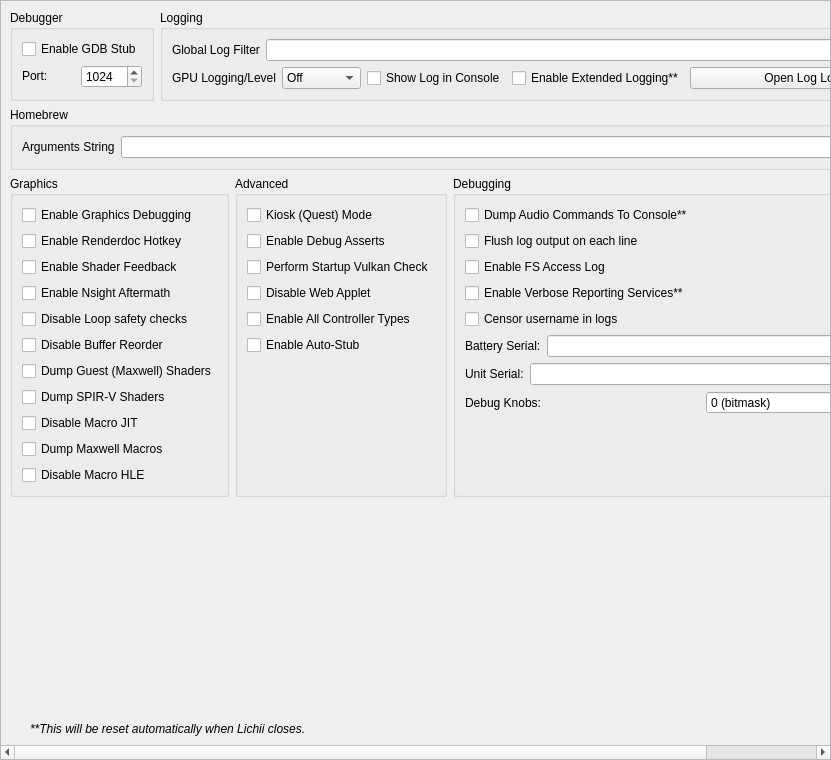
<?xml version="1.0" encoding="UTF-8"?>
<ui version="4.0">
 <class>ConfigureDebug</class>
 <widget class="QScrollArea" name="ConfigureDebug">
  <property name="geometry">
   <rect>
    <x>0</x>
    <y>0</y>
    <width>831</width>
    <height>760</height>
   </rect>
  </property>
  <property name="widgetResizable">
   <bool>true</bool>
  </property>
  <widget class="QWidget" name="widget">
   <property name="geometry">
    <rect>
     <x>0</x>
     <y>0</y>
     <width>829</width>
     <height>758</height>
    </rect>
   </property>
   <layout class="QVBoxLayout" name="verticalLayout_1">
    <item>
     <layout class="QHBoxLayout" name="horizontalLayout">
      <property name="topMargin">
       <number>0</number>
      </property>
      <item>
       <widget class="QGroupBox" name="groupBox">
        <property name="sizePolicy">
         <sizepolicy hsizetype="Preferred" vsizetype="Preferred">
          <horstretch>0</horstretch>
          <verstretch>0</verstretch>
         </sizepolicy>
        </property>
        <property name="title">
         <string>Debugger</string>
        </property>
        <property name="alignment">
         <set>Qt::AlignmentFlag::AlignLeading|Qt::AlignmentFlag::AlignLeft|Qt::AlignmentFlag::AlignTop</set>
        </property>
        <property name="flat">
         <bool>false</bool>
        </property>
        <property name="checkable">
         <bool>false</bool>
        </property>
        <layout class="QVBoxLayout" name="verticalLayout_3">
         <item>
          <widget class="QWidget" name="debug_widget" native="true">
           <property name="sizePolicy">
            <sizepolicy hsizetype="Preferred" vsizetype="Maximum">
             <horstretch>0</horstretch>
             <verstretch>0</verstretch>
            </sizepolicy>
           </property>
           <layout class="QVBoxLayout" name="verticalLayout">
            <property name="sizeConstraint">
             <enum>QLayout::SizeConstraint::SetDefaultConstraint</enum>
            </property>
            <property name="leftMargin">
             <number>0</number>
            </property>
            <property name="topMargin">
             <number>0</number>
            </property>
            <property name="rightMargin">
             <number>0</number>
            </property>
            <property name="bottomMargin">
             <number>0</number>
            </property>
            <item>
             <widget class="QCheckBox" name="toggle_gdbstub">
              <property name="sizePolicy">
               <sizepolicy hsizetype="Maximum" vsizetype="Maximum">
                <horstretch>0</horstretch>
                <verstretch>0</verstretch>
               </sizepolicy>
              </property>
              <property name="text">
               <string>Enable GDB Stub</string>
              </property>
             </widget>
            </item>
            <item>
             <widget class="QWidget" name="horizontalWidget_3" native="true">
              <property name="sizePolicy">
               <sizepolicy hsizetype="Preferred" vsizetype="Maximum">
                <horstretch>0</horstretch>
                <verstretch>0</verstretch>
               </sizepolicy>
              </property>
              <layout class="QHBoxLayout" name="horizontalLayout_3">
               <property name="leftMargin">
                <number>0</number>
               </property>
               <property name="topMargin">
                <number>0</number>
               </property>
               <property name="rightMargin">
                <number>0</number>
               </property>
               <property name="bottomMargin">
                <number>0</number>
               </property>
               <item>
                <widget class="QLabel" name="label_11">
                 <property name="sizePolicy">
                  <sizepolicy hsizetype="Minimum" vsizetype="Maximum">
                   <horstretch>0</horstretch>
                   <verstretch>0</verstretch>
                  </sizepolicy>
                 </property>
                 <property name="text">
                  <string>Port:</string>
                 </property>
                </widget>
               </item>
               <item>
                <widget class="QSpinBox" name="gdbport_spinbox">
                 <property name="sizePolicy">
                  <sizepolicy hsizetype="Preferred" vsizetype="Maximum">
                   <horstretch>0</horstretch>
                   <verstretch>0</verstretch>
                  </sizepolicy>
                 </property>
                 <property name="minimum">
                  <number>1024</number>
                 </property>
                 <property name="maximum">
                  <number>65535</number>
                 </property>
                </widget>
               </item>
              </layout>
             </widget>
            </item>
           </layout>
          </widget>
         </item>
        </layout>
       </widget>
      </item>
      <item>
       <widget class="QGroupBox" name="groupBox_2">
        <property name="sizePolicy">
         <sizepolicy hsizetype="Expanding" vsizetype="Preferred">
          <horstretch>0</horstretch>
          <verstretch>0</verstretch>
         </sizepolicy>
        </property>
        <property name="title">
         <string>Logging</string>
        </property>
        <layout class="QGridLayout" name="gridLayout_1">
         <item row="0" column="0" colspan="4">
          <widget class="QWidget" name="logging_widget" native="true">
           <property name="sizePolicy">
            <sizepolicy hsizetype="Preferred" vsizetype="Maximum">
             <horstretch>0</horstretch>
             <verstretch>0</verstretch>
            </sizepolicy>
           </property>
           <layout class="QHBoxLayout" name="horizontalLayout_1">
            <property name="leftMargin">
             <number>0</number>
            </property>
            <property name="topMargin">
             <number>0</number>
            </property>
            <property name="rightMargin">
             <number>0</number>
            </property>
            <property name="bottomMargin">
             <number>0</number>
            </property>
            <item>
             <widget class="QLabel" name="label_1">
              <property name="sizePolicy">
               <sizepolicy hsizetype="Preferred" vsizetype="Preferred">
                <horstretch>0</horstretch>
                <verstretch>0</verstretch>
               </sizepolicy>
              </property>
              <property name="text">
               <string>Global Log Filter</string>
              </property>
             </widget>
            </item>
            <item>
             <widget class="QLineEdit" name="log_filter_edit"/>
            </item>
           </layout>
          </widget>
         </item>
         <item row="1" column="0">
          <widget class="QWidget" name="gpu_log_level_widget" native="true">
           <property name="sizePolicy">
            <sizepolicy hsizetype="Preferred" vsizetype="Maximum">
             <horstretch>0</horstretch>
             <verstretch>0</verstretch>
            </sizepolicy>
           </property>
           <layout class="QHBoxLayout" name="gpu_log_level_layout">
            <property name="leftMargin">
             <number>0</number>
            </property>
            <property name="topMargin">
             <number>0</number>
            </property>
            <property name="rightMargin">
             <number>0</number>
            </property>
            <property name="bottomMargin">
             <number>0</number>
            </property>
            <item>
             <widget class="QLabel" name="gpu_log_level_label">
              <property name="text">
               <string>GPU Logging/Level</string>
              </property>
             </widget>
            </item>
            <item>
             <widget class="QComboBox" name="gpu_log_level">
              <property name="toolTip">
               <string>Detail level for GPU logs. Off disables logging entirely.</string>
              </property>
              <item>
               <property name="text">
                <string>Off</string>
               </property>
              </item>
              <item>
               <property name="text">
                <string>Errors</string>
               </property>
              </item>
              <item>
               <property name="text">
                <string>Standard</string>
               </property>
              </item>
              <item>
               <property name="text">
                <string>Verbose</string>
               </property>
              </item>
              <item>
               <property name="text">
                <string>All</string>
               </property>
              </item>
             </widget>
            </item>
           </layout>
          </widget>
         </item>
         <item row="1" column="1">
          <widget class="QCheckBox" name="toggle_console">
           <property name="text">
            <string>Show Log in Console</string>
           </property>
          </widget>
         </item>
         <item row="1" column="2">
          <widget class="QCheckBox" name="extended_logging">
           <property name="enabled">
            <bool>true</bool>
           </property>
           <property name="toolTip">
            <string>When checked, the max size of the log increases from 100 MB to 1 GB</string>
           </property>
           <property name="text">
            <string>Enable Extended Logging**</string>
           </property>
          </widget>
         </item>
         <item row="1" column="3">
          <widget class="QPushButton" name="open_log_button">
           <property name="sizePolicy">
            <sizepolicy hsizetype="Expanding" vsizetype="Maximum">
             <horstretch>1</horstretch>
             <verstretch>0</verstretch>
            </sizepolicy>
           </property>
           <property name="minimumSize">
            <size>
             <width>250</width>
             <height>0</height>
            </size>
           </property>
           <property name="text">
            <string>Open Log Location</string>
           </property>
          </widget>
         </item>
        </layout>
       </widget>
      </item>
     </layout>
    </item>
    <item>
     <widget class="QGroupBox" name="groupBox_3">
      <property name="title">
       <string>Homebrew</string>
      </property>
      <layout class="QVBoxLayout" name="verticalLayout_5">
       <item>
        <layout class="QHBoxLayout" name="horizontalLayout_4">
         <item>
          <widget class="QLabel" name="label_3">
           <property name="text">
            <string>Arguments String</string>
           </property>
          </widget>
         </item>
         <item>
          <widget class="QLineEdit" name="homebrew_args_edit"/>
         </item>
        </layout>
       </item>
      </layout>
     </widget>
    </item>
    <item>
     <layout class="QHBoxLayout" name="horizontalLayout_2">
      <item>
       <widget class="QGroupBox" name="groupBox_4">
        <property name="title">
         <string>Graphics</string>
        </property>
        <layout class="QGridLayout" name="gridLayout_2">
         <item row="4" column="0">
          <widget class="QCheckBox" name="disable_loop_safety_checks">
           <property name="toolTip">
            <string>When checked, it executes shaders without loop logic changes</string>
           </property>
           <property name="text">
            <string>Disable Loop safety checks</string>
           </property>
          </widget>
         </item>
         <item row="9" column="0">
          <widget class="QCheckBox" name="dump_macros">
           <property name="enabled">
            <bool>true</bool>
           </property>
           <property name="toolTip">
            <string>When checked, it will dump all the macro programs of the GPU</string>
           </property>
           <property name="text">
            <string>Dump Maxwell Macros</string>
           </property>
          </widget>
         </item>
         <item row="3" column="0">
          <widget class="QCheckBox" name="enable_nsight_aftermath">
           <property name="toolTip">
            <string>When checked, it enables Nsight Aftermath crash dumps</string>
           </property>
           <property name="text">
            <string>Enable Nsight Aftermath</string>
           </property>
          </widget>
         </item>
         <item row="6" column="0">
          <widget class="QCheckBox" name="dump_guest_shaders">
           <property name="enabled">
            <bool>true</bool>
           </property>
           <property name="toolTip">
            <string>When checked, it will dump original Maxwell guest shader bytecode (the input to the recompiler) as .ash files under DumpDir/shaders/. Useful for inspection with nvdisasm.</string>
           </property>
           <property name="text">
            <string>Dump Guest (Maxwell) Shaders</string>
           </property>
          </widget>
         </item>
         <item row="1" column="0">
          <widget class="QCheckBox" name="enable_renderdoc_hotkey">
           <property name="text">
            <string>Enable Renderdoc Hotkey</string>
           </property>
          </widget>
         </item>
         <item row="8" column="0">
          <widget class="QCheckBox" name="disable_macro_jit">
           <property name="enabled">
            <bool>true</bool>
           </property>
           <property name="toolTip">
            <string>When checked, it disables the macro Just In Time compiler. Enabling this makes games run slower</string>
           </property>
           <property name="text">
            <string>Disable Macro JIT</string>
           </property>
          </widget>
         </item>
         <item row="10" column="0">
          <widget class="QCheckBox" name="disable_macro_hle">
           <property name="enabled">
            <bool>true</bool>
           </property>
           <property name="toolTip">
            <string>When checked, it disables the macro HLE functions. Enabling this makes games run slower</string>
           </property>
           <property name="text">
            <string>Disable Macro HLE</string>
           </property>
          </widget>
         </item>
         <item row="0" column="0">
          <widget class="QCheckBox" name="enable_graphics_debugging">
           <property name="enabled">
            <bool>true</bool>
           </property>
           <property name="toolTip">
            <string>When checked, the graphics API enters a slower debugging mode</string>
           </property>
           <property name="text">
            <string>Enable Graphics Debugging</string>
           </property>
          </widget>
         </item>
         <item row="11" column="0">
          <spacer name="verticalSpacer_5">
           <property name="orientation">
            <enum>Qt::Orientation::Vertical</enum>
           </property>
           <property name="sizeType">
            <enum>QSizePolicy::Policy::Preferred</enum>
           </property>
           <property name="sizeHint" stdset="0">
            <size>
             <width>20</width>
             <height>0</height>
            </size>
           </property>
          </spacer>
         </item>
         <item row="2" column="0">
          <widget class="QCheckBox" name="enable_shader_feedback">
           <property name="toolTip">
            <string>When checked, yuzu will log statistics about the compiled pipeline cache</string>
           </property>
           <property name="text">
            <string>Enable Shader Feedback</string>
           </property>
          </widget>
         </item>
         <item row="5" column="0">
          <widget class="QCheckBox" name="disable_buffer_reorder">
           <property name="toolTip">
            <string>&lt;html&gt;&lt;head/&gt;&lt;body&gt;&lt;p&gt;When checked, disables reordering of mapped memory uploads which allows to associate uploads with specific draws. May reduce performance in some cases.&lt;/p&gt;&lt;/body&gt;&lt;/html&gt;</string>
           </property>
           <property name="text">
            <string>Disable Buffer Reorder</string>
           </property>
          </widget>
         </item>
         <item row="7" column="0">
          <widget class="QCheckBox" name="gpu_log_shader_dumps">
           <property name="toolTip">
            <string>When checked, it will dump the recompiler's output SPIR-V binaries (.spv) under LogDir/shaders/. Inspect via SPIRV-Tools (spirv-dis / spirv-cross / spirv-val) or RenderDoc.</string>
           </property>
           <property name="text">
            <string>Dump SPIR-V Shaders</string>
           </property>
          </widget>
         </item>
        </layout>
       </widget>
      </item>
      <item>
       <widget class="QGroupBox" name="groupBox_6">
        <property name="title">
         <string>Advanced</string>
        </property>
        <layout class="QGridLayout" name="gridLayout_4">
         <item row="3" column="0">
          <widget class="QCheckBox" name="perform_vulkan_check">
           <property name="toolTip">
            <string>Enables yuzu to check for a working Vulkan environment when the program starts up. Disable this if this is causing issues with external programs seeing yuzu.</string>
           </property>
           <property name="text">
            <string>Perform Startup Vulkan Check</string>
           </property>
          </widget>
         </item>
         <item row="4" column="0">
          <widget class="QCheckBox" name="disable_web_applet">
           <property name="text">
            <string>Disable Web Applet</string>
           </property>
          </widget>
         </item>
         <item row="5" column="0">
          <widget class="QCheckBox" name="enable_all_controllers">
           <property name="text">
            <string>Enable All Controller Types</string>
           </property>
          </widget>
         </item>
         <item row="6" column="0">
          <widget class="QCheckBox" name="use_auto_stub">
           <property name="text">
            <string>Enable Auto-Stub</string>
           </property>
          </widget>
         </item>
         <item row="0" column="0">
          <widget class="QCheckBox" name="quest_flag">
           <property name="text">
            <string>Kiosk (Quest) Mode</string>
           </property>
          </widget>
         </item>
         <item row="2" column="0">
          <widget class="QCheckBox" name="use_debug_asserts">
           <property name="text">
            <string>Enable Debug Asserts</string>
           </property>
          </widget>
         </item>
         <item row="7" column="0">
          <spacer name="verticalSpacer_4">
           <property name="orientation">
            <enum>Qt::Orientation::Vertical</enum>
           </property>
           <property name="sizeType">
            <enum>QSizePolicy::Policy::Expanding</enum>
           </property>
           <property name="sizeHint" stdset="0">
            <size>
             <width>20</width>
             <height>0</height>
            </size>
           </property>
          </spacer>
         </item>
        </layout>
       </widget>
      </item>
      <item>
       <widget class="QGroupBox" name="groupBox_5">
        <property name="title">
         <string>Debugging</string>
        </property>
        <layout class="QGridLayout" name="gridLayout_3">
         <item row="6" column="0">
          <widget class="QWidget" name="serial_battery_widget" native="true">
           <property name="sizePolicy">
            <sizepolicy hsizetype="Preferred" vsizetype="Maximum">
             <horstretch>0</horstretch>
             <verstretch>0</verstretch>
            </sizepolicy>
           </property>
           <layout class="QHBoxLayout" name="horizontalLayout_11">
            <property name="leftMargin">
             <number>0</number>
            </property>
            <property name="topMargin">
             <number>0</number>
            </property>
            <property name="rightMargin">
             <number>0</number>
            </property>
            <property name="bottomMargin">
             <number>0</number>
            </property>
            <item>
             <widget class="QLabel" name="label_12">
              <property name="sizePolicy">
               <sizepolicy hsizetype="Preferred" vsizetype="Preferred">
                <horstretch>0</horstretch>
                <verstretch>0</verstretch>
               </sizepolicy>
              </property>
              <property name="text">
               <string>Battery Serial:</string>
              </property>
             </widget>
            </item>
            <item>
             <widget class="QLineEdit" name="serial_battery_edit"/>
            </item>
           </layout>
          </widget>
         </item>
         <item row="8" column="0">
          <widget class="QWidget" name="debug_knobs_widget" native="true">
           <property name="sizePolicy">
            <sizepolicy hsizetype="Preferred" vsizetype="Maximum">
             <horstretch>0</horstretch>
             <verstretch>0</verstretch>
            </sizepolicy>
           </property>
           <layout class="QHBoxLayout" name="horizontalLayout_debug_knobs">
            <property name="leftMargin">
             <number>0</number>
            </property>
            <property name="topMargin">
             <number>0</number>
            </property>
            <property name="rightMargin">
             <number>0</number>
            </property>
            <property name="bottomMargin">
             <number>0</number>
            </property>
            <item>
             <widget class="QLabel" name="label_debug_knobs">
              <property name="sizePolicy">
               <sizepolicy hsizetype="Preferred" vsizetype="Preferred">
                <horstretch>0</horstretch>
                <verstretch>0</verstretch>
               </sizepolicy>
              </property>
              <property name="text">
               <string>Debug Knobs:</string>
              </property>
             </widget>
            </item>
            <item>
             <widget class="QSpinBox" name="debug_knobs_spinbox">
              <property name="minimum">
               <number>0</number>
              </property>
              <property name="maximum">
               <number>65535</number>
              </property>
              <property name="toolTip">
               <string>Bitmask for quick development toggles</string>
              </property>
              <property name="statusTip">
               <string>Set debug knobs (bitmask)</string>
              </property>
              <property name="whatsThis">
               <string>16-bit debug knob set for quick development toggles</string>
              </property>
              <property name="suffix">
               <string> (bitmask)</string>
              </property>
             </widget>
            </item>
           </layout>
          </widget>
         </item>
         <item row="7" column="0">
          <widget class="QWidget" name="serial_board_widget" native="true">
           <property name="sizePolicy">
            <sizepolicy hsizetype="Preferred" vsizetype="Maximum">
             <horstretch>0</horstretch>
             <verstretch>0</verstretch>
            </sizepolicy>
           </property>
           <layout class="QHBoxLayout" name="horizontalLayout_12">
            <property name="leftMargin">
             <number>0</number>
            </property>
            <property name="topMargin">
             <number>0</number>
            </property>
            <property name="rightMargin">
             <number>0</number>
            </property>
            <property name="bottomMargin">
             <number>0</number>
            </property>
            <item>
             <widget class="QLabel" name="label_13">
              <property name="sizePolicy">
               <sizepolicy hsizetype="Preferred" vsizetype="Preferred">
                <horstretch>0</horstretch>
                <verstretch>0</verstretch>
               </sizepolicy>
              </property>
              <property name="text">
               <string>Unit Serial:</string>
              </property>
             </widget>
            </item>
            <item>
             <widget class="QLineEdit" name="serial_board_edit"/>
            </item>
           </layout>
          </widget>
         </item>
         <item row="20" column="0">
          <spacer name="verticalSpacer_3">
           <property name="orientation">
            <enum>Qt::Orientation::Vertical</enum>
           </property>
           <property name="sizeType">
            <enum>QSizePolicy::Policy::Expanding</enum>
           </property>
           <property name="sizeHint" stdset="0">
            <size>
             <width>20</width>
             <height>0</height>
            </size>
           </property>
          </spacer>
         </item>
         <item row="1" column="0">
          <widget class="QCheckBox" name="dump_audio_commands">
           <property name="toolTip">
            <string>Enable this to output the latest generated audio command list to the console. Only affects games using the audio renderer.</string>
           </property>
           <property name="text">
            <string>Dump Audio Commands To Console**</string>
           </property>
          </widget>
         </item>
         <item row="2" column="0">
          <widget class="QCheckBox" name="flush_line">
           <property name="text">
            <string>Flush log output on each line</string>
           </property>
          </widget>
         </item>
         <item row="3" column="0">
          <widget class="QCheckBox" name="fs_access_log">
           <property name="text">
            <string>Enable FS Access Log</string>
           </property>
          </widget>
         </item>
         <item row="4" column="0">
          <widget class="QCheckBox" name="reporting_services">
           <property name="text">
            <string>Enable Verbose Reporting Services**</string>
           </property>
          </widget>
         </item>
         <item row="5" column="0">
          <widget class="QCheckBox" name="censor_username">
           <property name="text">
            <string>Censor username in logs</string>
           </property>
          </widget>
         </item>
        </layout>
       </widget>
      </item>
     </layout>
    </item>
    <item>
     <spacer name="verticalSpacer">
      <property name="orientation">
       <enum>Qt::Orientation::Vertical</enum>
      </property>
      <property name="sizeHint" stdset="0">
       <size>
        <width>20</width>
        <height>0</height>
       </size>
      </property>
     </spacer>
    </item>
    <item>
     <widget class="QLabel" name="label_5">
      <property name="sizePolicy">
       <sizepolicy hsizetype="Expanding" vsizetype="Preferred">
        <horstretch>0</horstretch>
        <verstretch>0</verstretch>
       </sizepolicy>
      </property>
      <property name="font">
       <font>
        <italic>true</italic>
       </font>
      </property>
      <property name="text">
    <string>**This will be reset automatically when Lichii closes.</string>
      </property>
      <property name="indent">
       <number>20</number>
      </property>
     </widget>
    </item>
   </layout>
  </widget>
 </widget>
 <tabstops>
  <tabstop>log_filter_edit</tabstop>
  <tabstop>toggle_console</tabstop>
  <tabstop>extended_logging</tabstop>
  <tabstop>open_log_button</tabstop>
  <tabstop>homebrew_args_edit</tabstop>
  <tabstop>enable_graphics_debugging</tabstop>
  <tabstop>enable_shader_feedback</tabstop>
  <tabstop>enable_nsight_aftermath</tabstop>
  <tabstop>fs_access_log</tabstop>
  <tabstop>reporting_services</tabstop>
  <tabstop>quest_flag</tabstop>
  <tabstop>use_debug_asserts</tabstop>
 </tabstops>
 <resources/>
 <connections/>
</ui>
